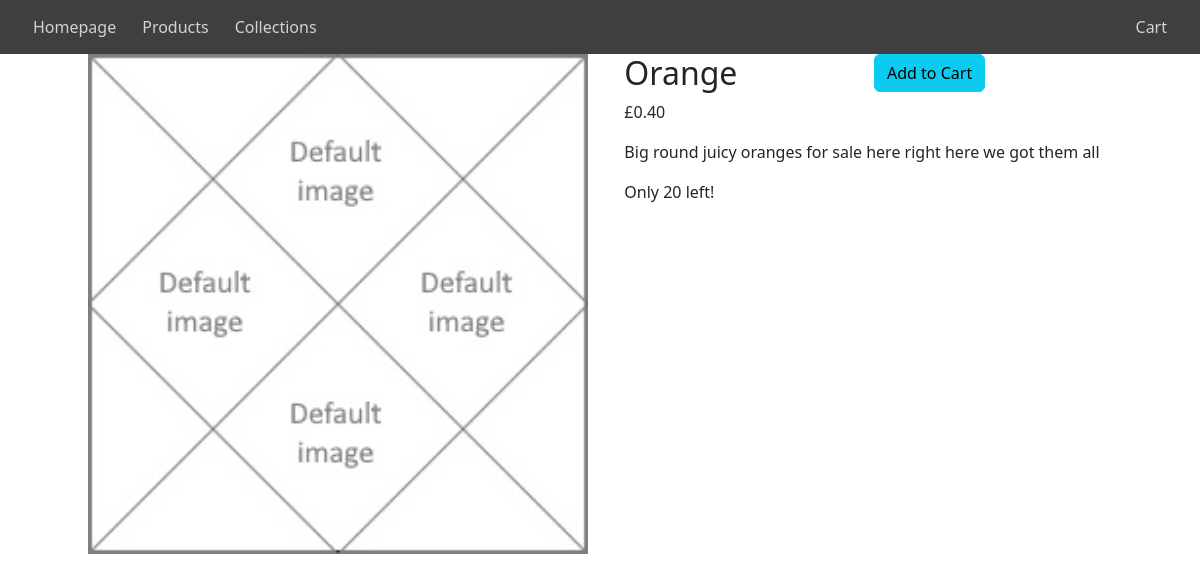
The app's page /store/products/1/ with its own data.
### store/models.py (models this page shows, shortened)
class Product(models.Model):
    title = models.CharField(max_length=100)
    description = models.CharField(max_length=500)
    price = models.DecimalField(decimal_places=2, max_digits=6)
    inventory = models.IntegerField()
    photo = models.ImageField(upload_to='products', default='default_image.jpg')
    collection = models.ForeignKey(
        "Collection",
        blank=True,
        null=True,
        on_delete=models.SET_NULL,
        related_name="products",
    )

### store/views.py (the view)
# urls.py: path("products/<int:pk>/", views.ProductDetailView.as_view(), name="detail_products"),
class ProductDetailView(generic.DetailView):
    model = Product
    template_name = "store/product.html"

### store/templates/store/product.html (shortened to what this page needs)
<!DOCTYPE html>
{% extends 'store/base.html' %}
{% block content %}
    {% if object %}
        <div class="container">
            <div class="row justify-content-md-center">
                <div class="col-md-auto">
                    <img src="{{ object.photo.url }}" class="img-fluid" width="500", height="500">
                </div>
                <div class="col-md-auto">
                    <div class="container">
                        <div class="row">
                            <div class="col"><h2>{{ object.title }}</h2></div>
                            <div class="col"><a href="{% url 'add_to_cart' object.id %}" class="btn btn-info" role="button">Add to Cart</a></div>
                        </div>
                        <div class="row"><p>£{{ object.price }}</h2></div>
                        <div class="row"><p>{{ object.description }}</h2></div>
                        <div class="row"><p>Only {{ object.inventory }} left!</h2></div>
                    </div>
                </div>
            </div>
        </div>
    {% else %}
        <p>This product does not exist.</p>
    {% endif %}
{% endblock %}

### records on screen
Product: photo (placeholder picture), title "Orange", price "0.40", description "Big round juicy oranges for sale here right here we got them all", inventory "20"
